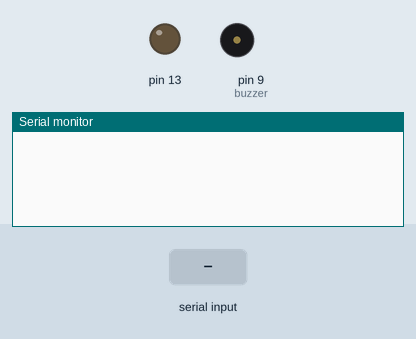
Bench run of a sketch on a simulated Arduino Uno, built with avr-gcc and run on an emulated ATmega328P. Parts: output pins drawn as LEDs (lit = HIGH), buzzer (waves = sounding, pin HIGH), the last lines printed to the serial monitor. Inputs (shaded band) come from the test bench.

Above: at 1.2 s.
1.3 s: "*" received over Serial
At 2.56 s:
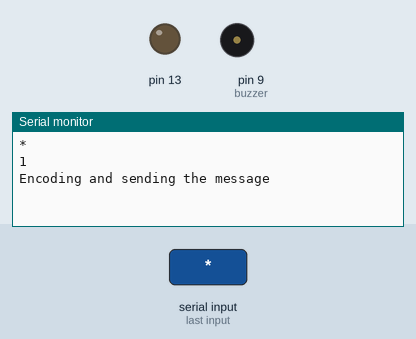
At 3.8 s:
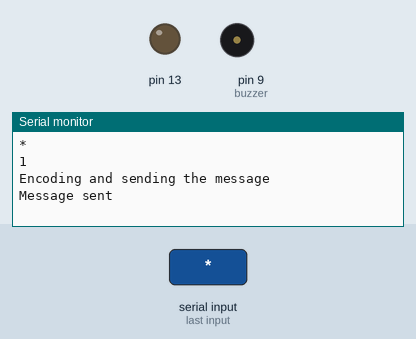

The sketch:

sender.ino
```cpp
String priv;
String prevod;
String slinger;
const int buzzer = 9;
char c;
char a;
int l;
int leng;
String database[26]{"*-","-***","-*-*","-**","*","**-*","--*","****","**","*---","-*-","*-**","--","-*","---","*--*","--*-","*-*","***","-","**-","***-","*--","-**-","-*--","--**"};
void setup() {
Serial.begin(9600);
pinMode(13,OUTPUT);
pinMode(buzzer, OUTPUT);
}

void loop() {

  if (Serial.available() > 0)
  {

    priv=Serial.readString();
    Serial.println(priv);
    l=priv.length();
    Serial.println(l);
    priv.toUpperCase(); // upcasing the whole string to avoid issuesm with undercase and upercase letters
    Serial.println("Encoding and sending the message");
    for (int i=0; i<l; i++)
    {
  a=priv[i];
  translate(a);
  delay(300);     // delay of 100ms to let the receiver code know that the transmition of the letter is over
   /*
     digitalWrite(13, HIGH);
     delay(1000);
     digitalWrite(13,LOW);
  delay(200);
     digitalWrite(13, HIGH);
     delay(1000);
      digitalWrite(13,LOW);
  delay(200);
     digitalWrite(13, HIGH);
     delay(1000);
      digitalWrite(13,LOW);
  delay(200);

     delay(300);


     digitalWrite(13, HIGH);
     delay(2000);
      digitalWrite(13,LOW);
  delay(200);
     digitalWrite(13, HIGH);
     delay(2000);
      digitalWrite(13,LOW);
  delay(200);
     digitalWrite(13, HIGH);
     delay(2000);
      digitalWrite(13,LOW);
  delay(200);

   delay(300);

      digitalWrite(13, HIGH);
     delay(1000);
     digitalWrite(13,LOW);
  delay(200);
     digitalWrite(13, HIGH);
     delay(1000);
      digitalWrite(13,LOW);
  delay(200);
     digitalWrite(13, HIGH);
     delay(1000);
      digitalWrite(13,LOW);
  delay(200);

     delay(300);
     delay(1000);
     */
    // ne zaobravi da vratis }
   }
   Serial.println("Message sent");
  }


}


void translate(char b)        // comparing letters with the database array to find a string of * and - that coresponds to the letter
{
   prevod=database[b-'A'];
   leng=prevod.length();
   for (int k=0;k<leng;k++)
  {
    if (prevod[k]=='*')
{
  digitalWrite(13, HIGH);

  delay(1000);

  digitalWrite(13,LOW);

  delay(300);
  }
if (prevod[k]=='-')
{
  digitalWrite(13, HIGH);

  delay(2000);

  digitalWrite(13,LOW);

  delay(300);
  }


  }
  }
```

Measured:
- after the input at 1.3 s, the serial monitor: prints a new line after 1.0 s (image 1)
